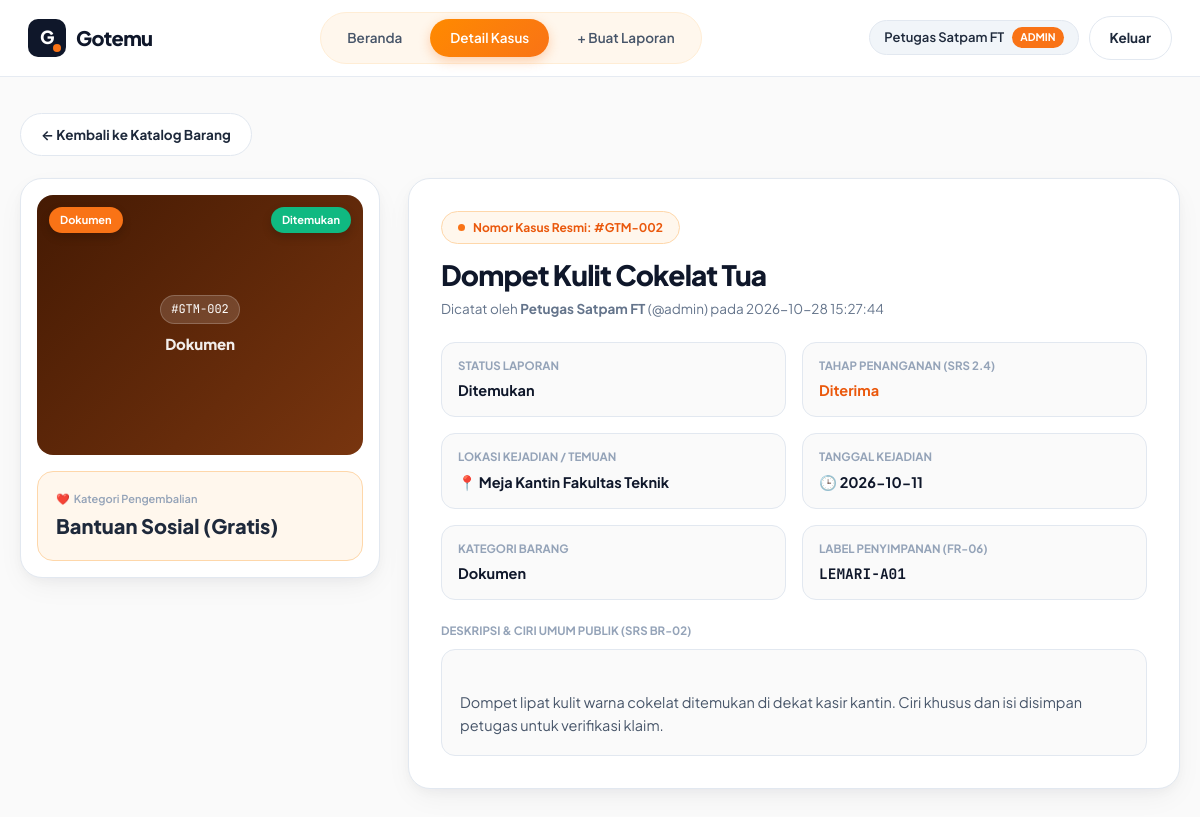
The app's page /detail.php?id=2 (signed in) with its own data.
### tables this page shows
CREATE TABLE kasus_barang (
  id INT UNSIGNED AUTO_INCREMENT PRIMARY KEY,
  pengguna_id INT UNSIGNED NOT NULL,
  nama_barang VARCHAR(150) NOT NULL,
  kategori ENUM('Elektronik','Dokumen','Pakaian','Aksesoris','Lainnya') NOT NULL,
  status ENUM('Hilang','Ditemukan') NOT NULL,
  lokasi VARCHAR(150) NOT NULL,
  deskripsi VARCHAR(2000) NOT NULL,
  imbalan INT UNSIGNED NOT NULL DEFAULT 0,
  foto_barang VARCHAR(255) DEFAULT NULL,
  label_penyimpanan VARCHAR(50) NOT NULL DEFAULT '-',
  status_penanganan ENUM('Diterima','Dalam Penanganan','Dalam Verifikasi','Diserahterimakan','Ditutup') NOT NULL DEFAULT 'Diterima',
  tanggal_kejadian DATE NOT NULL,
  dibuat_pada DATETIME NOT NULL DEFAULT CURRENT_TIMESTAMP,
  FOREIGN KEY (pengguna_id) REFERENCES pengguna (id)
);

CREATE TABLE pengguna (
  id INT UNSIGNED AUTO_INCREMENT PRIMARY KEY,
  username VARCHAR(30) NOT NULL UNIQUE,
  nama VARCHAR(100) NOT NULL,
  peran ENUM('admin','anggota') NOT NULL DEFAULT 'anggota',
  hash_sandi VARCHAR(255) NOT NULL,
  dibuat_pada DATETIME NOT NULL DEFAULT CURRENT_TIMESTAMP
);

### sesi.php (called while the page is built, shortened)
<?php
function e(?string $teks): string
{
    return htmlspecialchars($teks ?? '', ENT_QUOTES, 'UTF-8');
}
function penggunaAktif(): ?array
{
    return [
        'id'       => $_SESSION['id'],
        'username' => $_SESSION['username'],
        'nama'     => $_SESSION['nama'],
        'peran'    => $_SESSION['peran'],
    ];
}

### detail.php (the view, shortened to what this page needs)
<?php
require_once __DIR__ . '/sesi.php';
require_once __DIR__ . '/koneksi.php';
$pengguna = penggunaAktif();
$id = filter_var($_GET['id'] ?? '', FILTER_VALIDATE_INT, ['options' => ['min_range' => 1]]);
try {
    $sql = 'SELECT k.*, u.nama AS pencatat, u.username AS username_pencatat
            FROM kasus_barang AS k
            JOIN pengguna AS u ON u.id = k.pengguna_id
            WHERE k.id = ?';
    $stmt = $db->prepare($sql);
    $stmt->bind_param('i', $id);
    $stmt->execute();
    $kasus = $stmt->get_result()->fetch_assoc();
} catch (mysqli_sql_exception $ex) {
    error_log('[Read Detail Gagal] ' . $ex->getMessage());
    http_response_code(500);
    exit('Maaf, detail kasus belum dapat ditampilkan.');
}
$nomorKasus = '#GTM-' . str_pad((string) (int) $kasus['id'], 3, '0', STR_PAD_LEFT);
$adaImbalan = ((int) $kasus['imbalan'] > 0);
$kelasKat   = 'kat-' . strtolower($kasus['kategori']);
?>
<!DOCTYPE html>
<html lang="id">
<head>
    <link rel="stylesheet" href="style.css">
</head>
<body>
    <header class="topbar">
        <div class="topbar-inner">
            <a href="daftar.php" class="brand">
                <span class="brand-logo">G</span>
                <span>Gotemu</span>
            </a>
            <nav class="nav-pills">
                <a href="daftar.php" class="nav-pill-item">Beranda</a>
                <a href="daftar.php#katalog" class="nav-pill-item active">Detail Kasus</a>
                <?php if ($pengguna['peran'] === 'admin'): ?>
                    <a href="tambah.php" class="nav-pill-item">+ Buat Laporan</a>
                <?php endif; ?>
            </nav>
            <div class="user-actions">
                <span class="user-badge">
                    <?= e($pengguna['nama']) ?>
                    <span class="role-tag"><?= e($pengguna['peran']) ?></span>
                </span>
                <a href="logout.php" class="btn btn-secondary">Keluar</a>
            </div>
        </div>
    </header>
    <main class="container" style="padding-top: 36px; padding-bottom: 80px;">
        <p style="margin-bottom: 22px;">
            <a href="daftar.php#katalog" class="btn btn-secondary">&larr; Kembali ke Katalog Barang</a>
        </p>
        <div class="detail-layout">
            <aside class="media-showcase">
                <div class="media-frame">
                    <?php if (!empty($kasus['foto_barang']) && file_exists(__DIR__ . '/' . $kasus['foto_barang'])): ?>
                        <img src="<?= e($kasus['foto_barang']) ?>" alt="<?= e($kasus['nama_barang']) ?>">
                    <?php else: ?>
                        <div class="card-visual-fallback <?= e($kelasKat) ?>">
                            <span class="fallback-code"><?= e($nomorKasus) ?></span>
                            <span class="fallback-cat"><?= e($kasus['kategori']) ?></span>
                        </div>
                    <?php endif; ?>
                    <span class="pill-top-left"><?= e($kasus['kategori']) ?></span>
                    <span class="pill-top-right <?= $kasus['status'] === 'Ditemukan' ? 'status-ditemukan' : 'status-hilang' ?>">
                        <?= e($kasus['status']) ?>
                    </span>
                </div>
                <div class="reward-highlight-box">
                    <?php if ($adaImbalan): ?>
                        <div class="reward-type"><span class="gift">🎁</span> Apresiasi Hadiah Penemu</div>
                        <div class="reward-amount is-paid" style="font-size: 22px;"><?= e(formatRupiah((int) $kasus['imbalan'])) ?></div>
                    <?php else: ?>
                        <div class="reward-type"><span class="heart">❤️</span> Kategori Pengembalian</div>
                        <div class="reward-amount" style="font-size: 20px;">Bantuan Sosial (Gratis)</div>
                    <?php endif; ?>
                </div>
            </aside>
            <article class="panel-card">
                <span class="eyebrow-pill">Nomor Kasus Resmi: <?= e($nomorKasus) ?></span>
                <h1 class="section-title" style="font-size: 28px; margin-bottom: 6px;"><?= e($kasus['nama_barang']) ?></h1>
                <p style="color: var(--slate-500); font-size: 13.5px;">
                    Dicatat oleh <strong><?= e($kasus['pencatat']) ?></strong> (@<?= e($kasus['username_pencatat']) ?>) pada <?= e($kasus['dibuat_pada']) ?>
                </p>
                <div class="dossier-grid">
                    <div class="dossier-item">
                        <div class="dossier-label">Status Laporan</div>
                        <div class="dossier-val"><?= e($kasus['status']) ?></div>
                    </div>
                    <div class="dossier-item">
                        <div class="dossier-label">Tahap Penanganan (SRS 2.4)</div>
                        <div class="dossier-val" style="color: var(--orange-600);"><?= e($kasus['status_penanganan']) ?></div>
                    </div>
                    <div class="dossier-item">
                        <div class="dossier-label">Lokasi Kejadian / Temuan</div>
                        <div class="dossier-val">📍 <?= e($kasus['lokasi']) ?></div>
                    </div>
                    <div class="dossier-item">
                        <div class="dossier-label">Tanggal Kejadian</div>
                        <div class="dossier-val">🕒 <?= e($kasus['tanggal_kejadian']) ?></div>
                    </div>
                    <div class="dossier-item">
                        <div class="dossier-label">Kategori Barang</div>
                        <div class="dossier-val"><?= e($kasus['kategori']) ?></div>
                    </div>
                    <div class="dossier-item">
                        <div class="dossier-label">Label Penyimpanan (FR-06)</div>
                        <div class="dossier-val" style="font-family: var(--font-mono);"><?= e($kasus['label_penyimpanan']) ?></div>
                    </div>
                </div>
                <div>
                    <div class="dossier-label">Deskripsi &amp; Ciri Umum Publik (SRS BR-02)</div>
                    <div style="margin-top: 8px; padding: 18px; border-radius: 14px; background: var(--bg-body); border: 1px solid var(--slate-200); white-space: pre-line; color: var(--slate-600);">
                        <?= e($kasus['deskripsi']) ?>
                    </div>
                </div>
            </article>
        </div>
    </main>
</body>
</html>

### records on screen
kasus_barang: pengguna.nama "Petugas Satpam FT", pengguna.username "ADMIN", id "#GTM-002", kategori "Dokumen", status "Ditemukan", nama_barang "Dompet Kulit Cokelat Tua", pengguna.username "admin", dibuat_pada "2026-10-28 15:27:44", status_penanganan "Diterima", lokasi "Meja Kantin Fakultas Teknik", tanggal_kejadian "2026-10-11", label_penyimpanan "LEMARI-A01", deskripsi "Dompet lipat kulit warna cokelat ditemukan di dekat kasir kantin. Ciri khusus dan isi disimpan petugas untuk verifikasi klaim."
